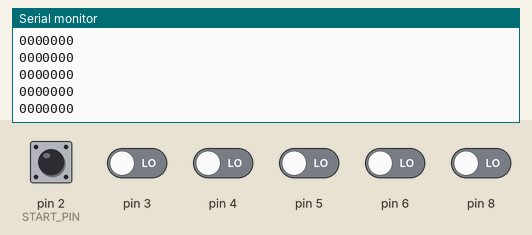
A sketch run on a simulated Arduino Uno, built with avr-gcc and run on an emulated ATmega328P. Parts: the last lines printed to the serial monitor. Inputs (shaded band) come from the test bench; at power-on: pin 2 (START_PIN), pin 3–6, pin 8 LOW.

Above: at 1.2 s.
1.3 s: pin 2 (START_PIN) pulled HIGH for 0.15 s
2.9 s: pin 3 driven HIGH
At 3.5 s:
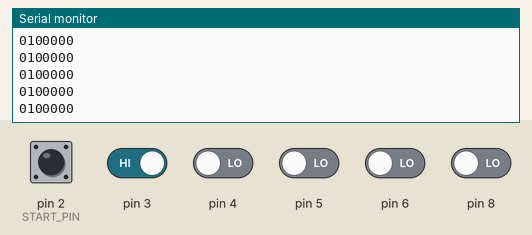
4.4 s: pin 4 driven HIGH
At 5.3 s:
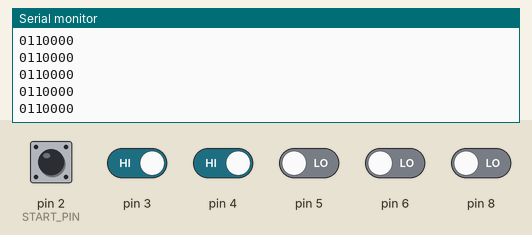
5.9 s: pin 5 driven HIGH
At 6.5 s:
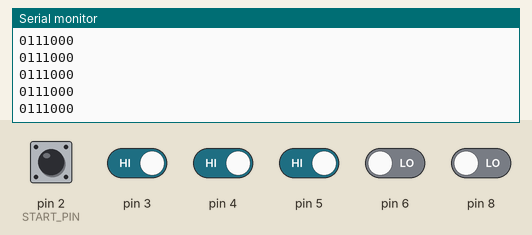
7.4 s: pin 6 driven HIGH
At 8.0 s:
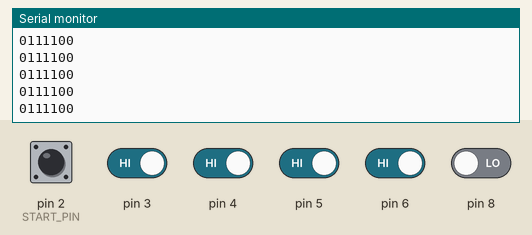
8.9 s: pin 8 driven HIGH
At 9.8 s:
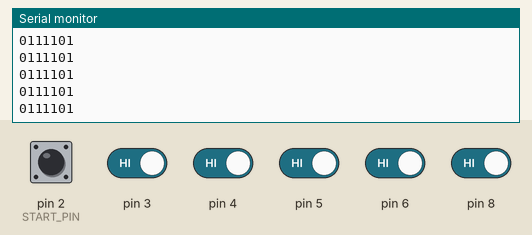
Timing chart, 0 to 11.4 s (numbered marks = the images above; inputs shaded):
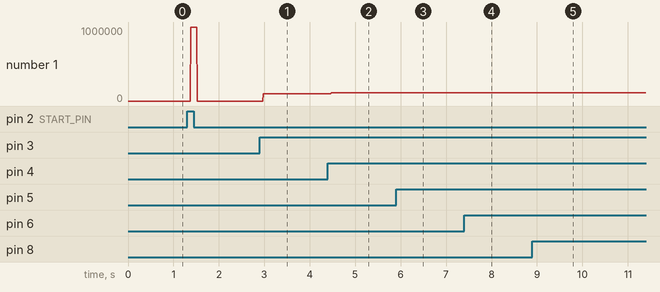

The sketch:

Keys.ino
```cpp
#define MAX_PINS 7
#define MAX_PINS 7
#define START_PIN 2

const bool pinsActive[MAX_PINS] = {
  true,
  true,
  true,
  true,
  true,
  false,
  false,
};

void setup() {
  Serial.begin(9600);
  for (int i=START_PIN; i < MAX_PINS+START_PIN; i++){
    if (pinsActive[i-START_PIN])
      pinMode(i, INPUT);
  }
  pinMode(MAX_PINS+1, INPUT);
}

void loop() {
  char output[MAX_PINS+1];
  output[MAX_PINS] = '\0';
  for (int i=START_PIN; i < MAX_PINS+START_PIN; i++) {
    const int index = i-START_PIN;
    if (pinsActive[index] && digitalRead(i) == HIGH) {
      output[index] = '1';
    } else {
      output[index] = '0';
    }
  }
  output[MAX_PINS-1] = digitalRead(MAX_PINS+1) == HIGH ? '1' : '0';
  Serial.println(output);
}
```

Measured:
- after the input at 2.9 s, the serial monitor: prints a new line after 0.08 s (image 1)
- after the input at 4.4 s, the serial monitor: prints a new line after 0.07 s (image 2)
- after the input at 5.9 s, the serial monitor: prints a new line after 0.07 s (image 3)
- after the input at 7.4 s, the serial monitor: prints a new line after 0.07 s (image 4)
- after the input at 8.9 s, the serial monitor: prints a new line after 0.08 s (image 5)
- plotted number 1: 0 → 100000 after the input at 2.9 s, 100000 → 110000 after the input at 4.4 s, 110000 → 111000 after the input at 5.9 s, 111000 → 111100 after the input at 7.4 s, 111100 → 111101 after the input at 8.9 s
